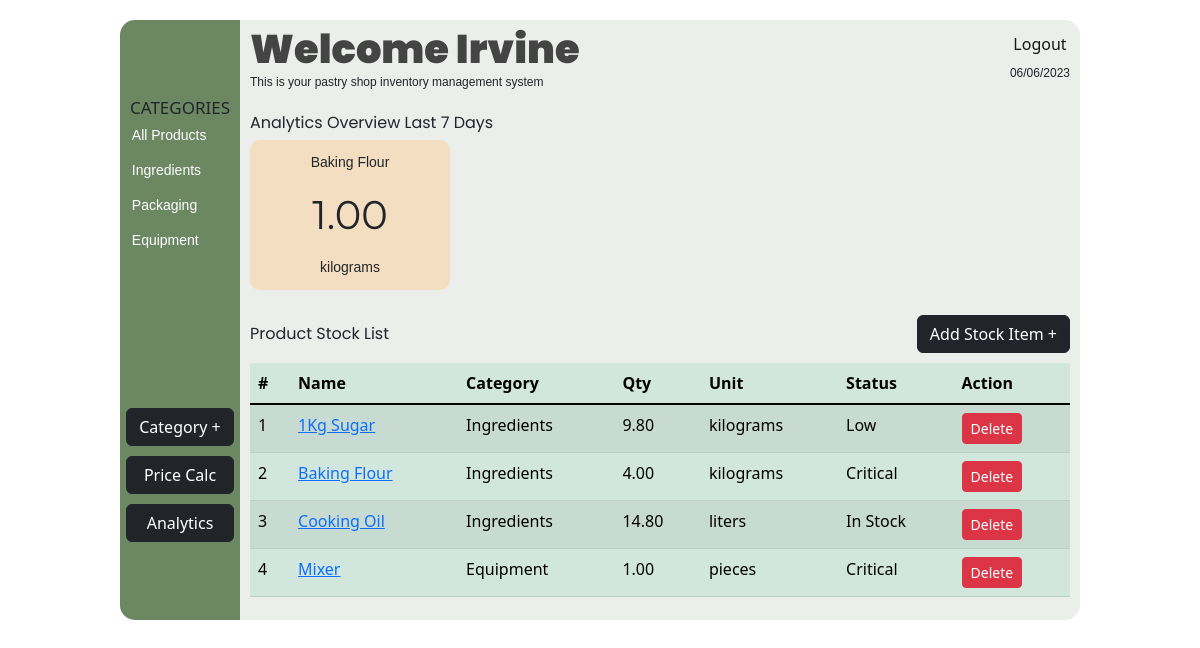
Page /inventory (signed in) on the committed database.
### app.py (models this page shows, shortened)
class Category(db.Model):
    id = db.Column(db.Integer, primary_key=True)
    name = db.Column(db.String(50), nullable=False, unique=False)
    user_id = db.Column(db.Integer, db.ForeignKey('user.id'))
    user = db.relationship('User')

class User(UserMixin, db.Model):
    id = db.Column(db.Integer, primary_key=True)
    username = db.Column(db.String(50), unique=True, nullable=False)
    email = db.Column(db.String(120), unique=True, nullable=False)
    password_hash = db.Column(db.String(128), nullable=False)
    is_admin = db.Column(db.Boolean, default=False)

class Product(db.Model):
    id = db.Column(db.Integer, primary_key=True)
    name = db.Column(db.String(100), nullable=False)
    description = db.Column(db.Text, nullable=False)
    price = db.Column(db.DECIMAL(precision=8, scale=2), nullable=False)
    quantity = db.Column(db.DECIMAL(precision=8, scale=2), default=0.0)
    image_id = db.Column(db.Integer, db.ForeignKey('image.id'), nullable=False)
    category_id = db.Column(db.Integer, db.ForeignKey('category.id'), nullable=False)
    user_id = db.Column(db.Integer, db.ForeignKey('user.id'), nullable=False)
    unit_of_measurement_id = db.Column(db.Integer, db.ForeignKey('unit_of_measurement.id'), nullable=False)
    unit_of_measurement = db.relationship('UnitOfMeasurement')

class UnitOfMeasurement(db.Model):
    id = db.Column(db.Integer, primary_key=True)
    name = db.Column(db.String(20), unique=True, nullable=False)

### app.py (the view)
@app.route('/inventory')
@login_required
def inventory():
    user_id = current_user.id
    units = UnitOfMeasurement.query.all()
    categories = Category.query.filter_by(user_id=user_id).all()
    products = Product.query.filter_by(user_id=user_id).all()
    start_date, end_date = get_past_week_dates()
    top_ingredient_ids = db.session.query(BakedProductIngredient.product_id, func.sum(BakedProductIngredient.quantity).label('total_quantity')) \
    .join(BakedProduct) \
    .filter(BakedProduct.date_baked.between(start_date, end_date)) \
    .group_by(BakedProductIngredient.product_id) \
    .order_by(func.sum(BakedProductIngredient.quantity).desc()) \
    .limit(4) \
    .subquery()
    top_ingredients = db.session.query(Product.name, top_ingredient_ids.c.total_quantity, UnitOfMeasurement.name) \
    .join(top_ingredient_ids, Product.id == top_ingredient_ids.c.product_id) \
    .join(UnitOfMeasurement, Product.unit_of_measurement_id == UnitOfMeasurement.id) \
    .filter(Product.user_id == user_id) \
    .all()
    top_ingredients_with_index = [(index + 1, ingredient) for index, ingredient in enumerate(top_ingredients)]
    app.jinja_env.globals['get_category_name'] = get_category_name
    return render_template('inventory.html', top_ingredients_with_index=top_ingredients_with_index, categories=categories, units=units,
                           username=current_user.username, current_date=datetime.datetime.now().strftime("%d/%m/%Y"),
                           get_unit_of_measurement_name=get_unit_of_measurement_name,
                           get_product_status=get_product_status,
                           get_category_name=get_category_name, products=products)

### app.py (called while the page is built)
@login_manager.user_loader
def load_user(user_id):
    return User.query.get(int(user_id))

def get_category_name(category_id):
        with app.app_context():
            user_id = current_user.id
            categories = Category.query.filter_by(user_id=user_id).all()
            category = next((cat for cat in categories if cat.id == category_id), None)
            return category.name if category else ""

def get_product_status(quantity):
    if quantity <= 0:
        return 'Out of Stock'
    elif quantity <= 5 and quantity > 0:
        return 'Critical'
    elif quantity <= 10 and quantity > 5:
        return 'Low'
    else:
        return 'In Stock'

def get_unit_of_measurement_name(unit_of_measurement_id):
    with app.app_context():
        unit_of_measurement = UnitOfMeasurement.query.get(unit_of_measurement_id)
        if unit_of_measurement:
            return unit_of_measurement.name
        return ''

def get_past_week_dates():
    end_date = datetime.datetime.now()
    start_date = end_date - datetime.timedelta(days=7)
    return start_date, end_date

### templates/inventory.html (shortened to what this page needs)
<!DOCTYPE html>
<html lang="en">
<head>
    <link rel="stylesheet" href="/static/styles/inventory.css">
    <link href="https://cdn.jsdelivr.net/npm/bootstrap@5.3.0-alpha3/dist/css/bootstrap.min.css" rel="stylesheet">
</head>
<body>
    <div id="container">
        <aside class="aside">
            <h5>CATEGORIES</h5>
            <ul id="categoryList">
              <li class="categories" id="-1">All Products</li>
                {% for category in categories %}
                  <li class="categories" id="{{ category.id }}">{{ category.name }}</li>
                {% endfor %}
              </ul>
            <div class="add-category">
                <input id="add-category" type="button" value="Category +" data-bs-toggle="offcanvas" data-bs-target="#offcanvasWithBothOptions" aria-controls="offcanvasWithBothOptions" class="btn btn-dark">
            </div>
            <a href="{{ url_for('bake') }}" class="btn btn-dark" id="calc-price" style="color: white;">Price Calc</a>
            <a href="{{ url_for('analytics') }}" class="btn btn-dark" id="detailedAnalytics" style="color: white;">Analytics</a>
        </aside>
        <main class="main">
            <header class="header">
                <div class="text">
                  <h1>Welcome {{ username }}</h1>
                  <p>This is your pastry shop inventory management system</p>
                </div>
                <div>
                    <div class="logout">
                        <a href="{{ url_for('logout') }}">Logout</a>
                    </div>
                    <div class="date">
                    {{ current_date }}
                    </div>
                </div>
              </header>
              <section id="overview">
                <div class="view_title">Analytics Overview Last 7 Days</div>
                <div class="overviews">
                  {% for index, ingredient in top_ingredients_with_index %}
                    <div class="item-{{ index }} overview">
                      <div>{{ ingredient[0] }}</div>
                      <div>{{ ingredient[1] }}</div>
                      <div>{{ ingredient[2] }}</div>
                    </div>
                  {% endfor %}
                </div>
            </section>
                <div class="stock">
                    <div class="stock-title">Product Stock List</div>
                    <div class="add-products btn btn-dark " data-bs-toggle="offcanvas" data-bs-target="#offcanvasWithBothOptionss" aria-controls="offcanvasWithBothOptions">Add Stock Item +</div>
                </div>
            <section id="stock-list">
                <table class="table table-success table-hover table-striped" id="product-table">
                    <thead class="sticky-top">
                      <tr>
                        <th scope="col">#</th>
                        <th scope="col">Name</th>
                        <th scope="col">Category</th>
                        <th scope="col">Qty</th>
                        <th scope="col">Unit</th>
                        <th scope="col">Status</th>
                        <th scope="col">Action</th>
                      </tr>
                    </thead>
                    <tbody class="table-group-divider" id="product-table-body">
                      {% for product in products %}
                      <tr scope="row">
                        <td>{{ loop.index }}</td>
                        <td><a href="{{ url_for('product_details', id=product.id) }}">{{ product.name }}</a></td>
                        <td>{{ get_category_name(product.category_id) }}</td>
                        <td>{{ product.quantity }}</td>
                        <td>{{ get_unit_of_measurement_name(product.unit_of_measurement_id) }}</td>
                        <td>{{ get_product_status(product.quantity) }}</td>
                        <td><a href="{{ url_for('delete_product', id=product.id) }}" class="btn btn-danger btn-sm delete-product">Delete</a></td>
                      </tr>
                      {% endfor %}
                    </tbody>
                  </table>
            </section>
        </main>
    </div>
</body>
</html>

### static/styles/inventory.css (style rules this page uses)
body { margin: 0; padding: 0; box-sizing: border-box; display: flex; flex-direction: column; justify-content: center; align-items: center; font-family: 'Poppins', sans-serif; font-weight: lighter; }
#container { width: 80vw; min-height: 600px; display: flex; justify-content: space-between; margin: 20px 0; background-color: #ebeeeb; border-radius: 15px; }
.aside { border-top-left-radius: 15px; border-bottom-left-radius: 15px; width: 120px; max-height: 600px; display: flex; flex-direction: column; justify-content: center; background-color: #6B8863; padding: 10px 0; }
#calc-price, #detailedAnalytics, #addpastry { margin: 10px auto 0 auto; width: 90%; }
.aside h5 { margin: 0; padding-left: 10px; font-size: 17px; }
.aside ul { width: 97%; margin: 0 auto 0 auto; padding: 0; height: 50%; display: flex; flex-direction: column; justify-content: flex-start; }
.aside ul li { color: #ffffff; list-style-type: none; margin: 5px 0; margin-left: 10px; height: 25px; border-radius: 35px; font-size: 14px; display: flex; align-items: center; cursor: pointer; font-family: Verdana, Geneva, Tahoma, sans-serif; }
.add-category { width: 100%; display: flex; flex-direction: column; justify-content: center; align-items: center; }
.main { width: calc(100% - 140px); display: flex; flex-direction: column; margin: 0 auto; }
.header { display: flex; justify-content: space-between; align-items: center; }
.text h1 { margin: 0; padding: 5px 0 0 0; font-family: 'Poppins', sans-serif; color: #444444; font-weight:900; }
.text p, .date { margin: 0; padding: 0; font-size: 12px; font-family: Verdana, Geneva, Tahoma, sans-serif; }
#overview { margin-top: 20px; width: 100%; height: fit-content; display: flex; flex-direction: column; }
.overview div:nth-child(1) { font-family: Verdana, Geneva, Tahoma, sans-serif; font-size: 14px; }
.overview div:nth-child(2) { font-family: 'Montserrat', sans-serif; font-size: 40px; }
.overview div:nth-child(3) { font-family: Verdana, Geneva, Tahoma, sans-serif; font-size: 14px; }
.view_title { font-family: 'Poppins', sans-serif; }
.overviews { margin-top: 5px; display: flex; flex-wrap: wrap; }
.overview { height: 150px; width: 200px; display: flex; flex-direction: column; justify-content: space-evenly; align-items: center; margin: 0 20px 0 0; border-radius: 10px; scroll-snap-align: start; text-align: center; }
.item-1 { background-color: rgba(254,208,151,.5); }
#stock-list { margin-top: 10px; display: flex; flex-direction: column; overflow: auto; }
.stock { display: flex; justify-content: space-between; margin-top: 10px; align-items: center; }
.stock-title { font-family: 'Poppins', sans-serif; }
.add-products { cursor: pointer; padding: 10px; background-color: #747476; border-radius: 35px; }
.logout { text-align: center; margin-bottom: 5px; padding: 3px; cursor: pointer; }
.logout a { text-decoration: none; color: #161616; width: 100%; height: 100%; }

### templates/inventory.html (style rules this page uses)
@media (min-width: 768px) { .overviews { justify-content: center; } }
@media (min-width: 768px) { .overview { margin-bottom: 15px; } }
@media (min-width: 992px) { .overviews { justify-content: flex-start; } }
@media (min-width: 992px) { .overview { margin-bottom: 15px; } }

### rows in the picture
Category: name "Ingredients"
Category: name "Packaging"
Category: name "Equipment"
User: username "Irvine"
Product: name "Baking Flour", ingredient "1.00", ingredient "kilograms", quantity "4.00", quantity "Critical"
Product: name "1Kg Sugar", quantity "9.80", quantity "Low"
UnitOfMeasurement: name "kilograms"
Product: name "Cooking Oil", quantity "14.80", quantity "In Stock"
UnitOfMeasurement: name "liters"
Product: name "Mixer", quantity "1.00", quantity "Critical"
UnitOfMeasurement: name "pieces"
